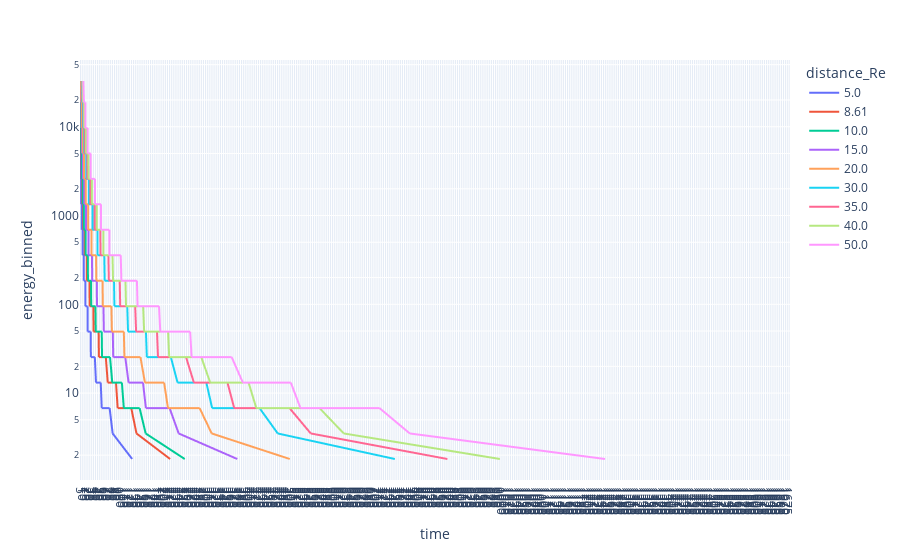

The notebook cell this image was saved under:
### Code cell
fig = px.line(result, x="time", y="energy_binned", color='distance_Re', log_y=True)
fig.update_xaxes(dtick=5)
fig.show()

### Figure 1 — Plotly figure (JSON) as saved in the notebook; plotly's stock layout.template omitted (floating-point values rounded to 4 significant figures; data arrays with more than 128 entries replaced by an {"elided": "..."} marker saying what was removed)
{"data": [{"hovertemplate": "distance_Re=5.0<br>time=%{x}<br>energy_binned=%{y}<extra></extra>", "legendgroup": "5.0", "line": {"color": "#636efa", "dash": "solid"}, "marker": {"symbol": "circle"}, "mode": "lines", "name": "5.0", "showlegend": true, "type": "scattergl", "x": {"elided": "1000 float values"}, "xaxis": "x", "y": {"elided": "1000 float values"}, "yaxis": "y"}, {"hovertemplate": "distance_Re=8.61<br>time=%{x}<br>energy_binned=%{y}<extra></extra>", "legendgroup": "8.61", "line": {"color": "#EF553B", "dash": "solid"}, "marker": {"symbol": "circle"}, "mode": "lines", "name": "8.61", "showlegend": true, "type": "scattergl", "x": {"elided": "1000 float values"}, "xaxis": "x", "y": {"elided": "1000 float values"}, "yaxis": "y"}, {"hovertemplate": "distance_Re=10.0<br>time=%{x}<br>energy_binned=%{y}<extra></extra>", "legendgroup": "10.0", "line": {"color": "#00cc96", "dash": "solid"}, "marker": {"symbol": "circle"}, "mode": "lines", "name": "10.0", "showlegend": true, "type": "scattergl", "x": {"elided": "1000 float values"}, "xaxis": "x", "y": {"elided": "1000 float values"}, "yaxis": "y"}, {"hovertemplate": "distance_Re=15.0<br>time=%{x}<br>energy_binned=%{y}<extra></extra>", "legendgroup": "15.0", "line": {"color": "#ab63fa", "dash": "solid"}, "marker": {"symbol": "circle"}, "mode": "lines", "name": "15.0", "showlegend": true, "type": "scattergl", "x": {"elided": "1000 float values"}, "xaxis": "x", "y": {"elided": "1000 float values"}, "yaxis": "y"}, {"hovertemplate": "distance_Re=20.0<br>time=%{x}<br>energy_binned=%{y}<extra></extra>", "legendgroup": "20.0", "line": {"color": "#FFA15A", "dash": "solid"}, "marker": {"symbol": "circle"}, "mode": "lines", "name": "20.0", "showlegend": true, "type": "scattergl", "x": {"elided": "1000 float values"}, "xaxis": "x", "y": {"elided": "1000 float values"}, "yaxis": "y"}, {"hovertemplate": "distance_Re=30.0<br>time=%{x}<br>energy_binned=%{y}<extra></extra>", "legendgroup": "30.0", "line": {"color": "#19d3f3", "dash": "solid"}, "marker": {"symbol": "circle"}, "mode": "lines", "name": "30.0", "showlegend": true, "type": "scattergl", "x": {"elided": "1000 float values"}, "xaxis": "x", "y": {"elided": "1000 float values"}, "yaxis": "y"}, {"hovertemplate": "distance_Re=35.0<br>time=%{x}<br>energy_binned=%{y}<extra></extra>", "legendgroup": "35.0", "line": {"color": "#FF6692", "dash": "solid"}, "marker": {"symbol": "circle"}, "mode": "lines", "name": "35.0", "showlegend": true, "type": "scattergl", "x": {"elided": "1000 float values"}, "xaxis": "x", "y": {"elided": "1000 float values"}, "yaxis": "y"}, {"hovertemplate": "distance_Re=40.0<br>time=%{x}<br>energy_binned=%{y}<extra></extra>", "legendgroup": "40.0", "line": {"color": "#B6E880", "dash": "solid"}, "marker": {"symbol": "circle"}, "mode": "lines", "name": "40.0", "showlegend": true, "type": "scattergl", "x": {"elided": "1000 float values"}, "xaxis": "x", "y": {"elided": "1000 float values"}, "yaxis": "y"}, {"hovertemplate": "distance_Re=50.0<br>time=%{x}<br>energy_binned=%{y}<extra></extra>", "legendgroup": "50.0", "line": {"color": "#FF97FF", "dash": "solid"}, "marker": {"symbol": "circle"}, "mode": "lines", "name": "50.0", "showlegend": true, "type": "scattergl", "x": {"elided": "1000 float values"}, "xaxis": "x", "y": {"elided": "1000 float values"}, "yaxis": "y"}], "layout": {"legend": {"title": {"text": "distance_Re"}, "tracegroupgap": 0}, "margin": {"t": 60}, "xaxis": {"anchor": "y", "domain": [0, 1], "dtick": 5, "title": {"text": "time"}}, "yaxis": {"anchor": "x", "domain": [0, 1], "title": {"text": "energy_binned"}, "type": "log"}}}
